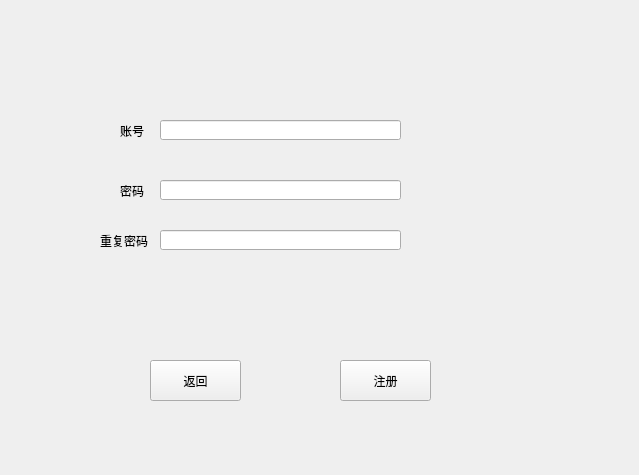
<?xml version="1.0" encoding="UTF-8"?>
<ui version="4.0">
 <class>zhuce</class>
 <widget class="QWidget" name="zhuce">
  <property name="geometry">
   <rect>
    <x>0</x>
    <y>0</y>
    <width>639</width>
    <height>475</height>
   </rect>
  </property>
  <property name="windowTitle">
   <string>Form</string>
  </property>
  <widget class="QPushButton" name="back">
   <property name="geometry">
    <rect>
     <x>340</x>
     <y>360</y>
     <width>91</width>
     <height>41</height>
    </rect>
   </property>
   <property name="text">
    <string>注册</string>
   </property>
  </widget>
  <widget class="QLabel" name="label">
   <property name="geometry">
    <rect>
     <x>120</x>
     <y>120</y>
     <width>54</width>
     <height>21</height>
    </rect>
   </property>
   <property name="text">
    <string>账号</string>
   </property>
  </widget>
  <widget class="QLabel" name="label_2">
   <property name="geometry">
    <rect>
     <x>120</x>
     <y>180</y>
     <width>54</width>
     <height>21</height>
    </rect>
   </property>
   <property name="text">
    <string>密码</string>
   </property>
  </widget>
  <widget class="QLabel" name="label_3">
   <property name="geometry">
    <rect>
     <x>100</x>
     <y>230</y>
     <width>54</width>
     <height>21</height>
    </rect>
   </property>
   <property name="text">
    <string>重复密码</string>
   </property>
  </widget>
  <widget class="QLineEdit" name="lineEdit">
   <property name="geometry">
    <rect>
     <x>160</x>
     <y>120</y>
     <width>241</width>
     <height>20</height>
    </rect>
   </property>
  </widget>
  <widget class="QLineEdit" name="lineEdit_2">
   <property name="geometry">
    <rect>
     <x>160</x>
     <y>180</y>
     <width>241</width>
     <height>20</height>
    </rect>
   </property>
   <property name="echoMode">
    <enum>QLineEdit::Password</enum>
   </property>
   <property name="readOnly">
    <bool>false</bool>
   </property>
  </widget>
  <widget class="QLineEdit" name="lineEdit_3">
   <property name="geometry">
    <rect>
     <x>160</x>
     <y>230</y>
     <width>241</width>
     <height>20</height>
    </rect>
   </property>
   <property name="echoMode">
    <enum>QLineEdit::Password</enum>
   </property>
  </widget>
  <widget class="QPushButton" name="pushButton">
   <property name="geometry">
    <rect>
     <x>150</x>
     <y>360</y>
     <width>91</width>
     <height>41</height>
    </rect>
   </property>
   <property name="text">
    <string>返回</string>
   </property>
  </widget>
 </widget>
 <resources/>
 <connections/>
</ui>
